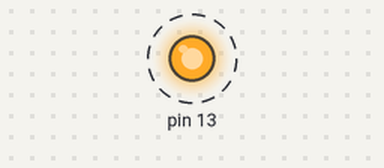
This sketch was run on a simulated Arduino Uno, built with avr-gcc and run on an emulated ATmega328P. Parts: output pins drawn as LEDs (lit = HIGH). Dashed ring = blinking.

Above: at 0.5 s.
Timing chart, 0 to 4.6 s (numbered marks = the images above):
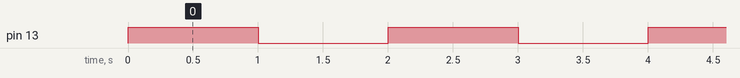

Measured:
- by itself, pin 13: alternates HIGH for 1.0 s and LOW for 1.0 s

The sketch:

_075_blink_variavel_predefinido.ino
```cpp
//DDRB é ponteiro dereferenciado para o registrador DDRB
//PORTB é ponteiro dereferenciado para o registrador PORTB
# define BIT5_MASK 0x20

void setup() {
  // put your setup code here, to run once:


// Escrita
DDRB = DDRB | BIT5_MASK; // todos os bits são de saída

}

void loop() {
  // put your main code here, to run repeatedly:
PORTB = PORTB | BIT5_MASK;
delay(1000);
PORTB = PORTB & ~BIT5_MASK;
delay(1000);
}
```
